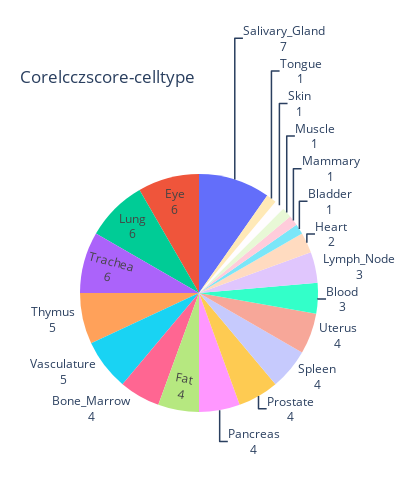

The notebook cell saved with this chart:
### Code cell
import plotly.graph_objects as go

# 创建示例数据
labels = results_related_grouped.index
values = results_related_grouped["celltype"]

# 创建扇形图
fig = go.Figure(data=[go.Pie(labels=labels, values=values, textinfo='label+value')])

# 更新布局
fig.update_layout(title='Corelcczscore-celltype',
                    width=400,  # 宽度
                    height=500,  # 高度
                  showlegend=False  # 不显示图例
                        )
# fig.update_layout(title='Perilcczscore-celltype',
#                     width=400,  # 宽度
#                     height=500,  # 高度
#                   showlegend=False  # 不显示图例
#                         )
# 显示图形
fig.show()

### Figure 1 — Plotly figure (JSON) as saved in the notebook; plotly's stock layout.template omitted (floating-point values rounded to 4 significant figures)
{"data": [{"labels": ["Bladder", "Blood", "Bone_Marrow", "Eye", "Fat", "Heart", "Lung", "Lymph_Node", "Mammary", "Muscle", "Pancreas", "Prostate", "Salivary_Gland", "Skin", "Spleen", "Thymus", "Tongue", "Trachea", "Uterus", "Vasculature"], "textinfo": "label+value", "type": "pie", "values": [1, 3, 4, 6, 4, 2, 6, 3, 1, 1, 4, 4, 7, 1, 4, 5, 1, 6, 4, 5]}], "layout": {"height": 500, "showlegend": false, "title": {"text": "Corelcczscore-celltype"}, "width": 400}}
